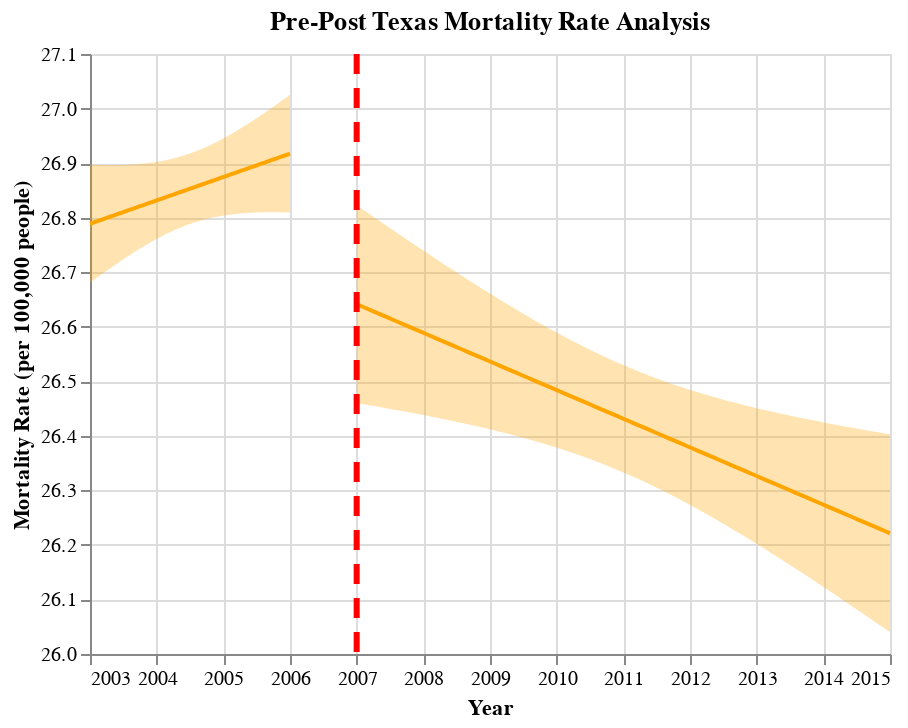

Here is the notebook cell this chart was saved with:
### Code cell
## Generate Pre-Post Graphs for TX
fit, reg_chart_pre_TX = get_reg_fit_TX(
    death_data_TX_subset_grouped_pre, 
    yvar="average_deaths_state", 
    xvar="YEAR", 
    alpha=0.05
)
reg_chart_pre_TX

fit, reg_chart_post_TX = get_reg_fit_TX(
    death_data_TX_subset_grouped_post, 
    yvar="average_deaths_state", 
    xvar="YEAR", 
    alpha=0.05
)

## Create line post-policy implementation
line_2007 = alt.Chart(pd.DataFrame({'x': [2007]})).mark_rule(strokeDash=[10, 7], color = "red", strokeWidth=3).encode(x='x')

## Generate final pre-post graph for TX
pre_post_TX = reg_chart_pre_TX + reg_chart_post_TX + line_2007
pre_post_TX.properties(title="Pre-Post Texas Mortality Rate Analysis")

### Figure 1 — Vega-Lite specification as saved in the notebook (floating-point values rounded to 4 significant figures)
{"config": {"view": {"continuousWidth": 400, "continuousHeight": 300}}, "layer": [{"mark": {"type": "errorband", "color": "orange"}, "encoding": {"x": {"field": "YEAR", "type": "quantitative"}, "y": {"field": "ci_low", "title": "", "type": "quantitative"}, "y2": {"field": "ci_high"}}}, {"mark": {"type": "line", "color": "orange"}, "encoding": {"x": {"axis": {"format": "T", "title": "Year"}, "field": "YEAR", "scale": {"zero": false}, "type": "quantitative"}, "y": {"field": "average_deaths_state", "scale": {"zero": false}, "title": "Mortality Rate (per 100,000 people)", "type": "quantitative"}}}, {"layer": [{"mark": {"type": "errorband", "color": "orange"}, "encoding": {"x": {"field": "YEAR", "type": "quantitative"}, "y": {"field": "ci_low", "title": "", "type": "quantitative"}, "y2": {"field": "ci_high"}}}, {"mark": {"type": "line", "color": "orange"}, "encoding": {"x": {"axis": {"format": "T", "title": "Year"}, "field": "YEAR", "scale": {"zero": false}, "type": "quantitative"}, "y": {"field": "average_deaths_state", "scale": {"zero": false}, "title": "Mortality Rate (per 100,000 people)", "type": "quantitative"}}}], "data": {"name": "data-72a32d6461ae9e6f6666d749dd2a8146"}}, {"data": {"name": "data-d625a43cca235c1e9ceabc0e922fc9ef"}, "mark": {"type": "rule", "color": "red", "strokeDash": [10, 7], "strokeWidth": 3}, "encoding": {"x": {"field": "x", "type": "quantitative"}}}], "data": {"name": "data-b064e45357367a5c93fe09a1d1d67d12"}, "title": "Pre-Post Texas Mortality Rate Analysis", "$schema": "https://vega.github.io/schema/vega-lite/v4.17.0.json", "datasets": {"data-b064e45357367a5c93fe09a1d1d67d12": [{"YEAR": 2003.0, "average_deaths_state": 26.79, "ci_low": 26.68, "ci_high": 26.9}, {"YEAR": 2003.0, "average_deaths_state": 26.79, "ci_low": 26.68, "ci_high": 26.9}, {"YEAR": 2003.0, "average_deaths_state": 26.79, "ci_low": 26.69, "ci_high": 26.9}, {"YEAR": 2003.0, "average_deaths_state": 26.79, "ci_low": 26.69, "ci_high": 26.9}, {"YEAR": 2003.0, "average_deaths_state": 26.79, "ci_low": 26.69, "ci_high": 26.9}, {"YEAR": 2003.0, "average_deaths_state": 26.8, "ci_low": 26.69, "ci_high": 26.9}, {"YEAR": 2003.0, "average_deaths_state": 26.8, "ci_low": 26.7, "ci_high": 26.9}, {"YEAR": 2003.0, "average_deaths_state": 26.8, "ci_low": 26.7, "ci_high": 26.9}, {"YEAR": 2003.0, "average_deaths_state": 26.8, "ci_low": 26.7, "ci_high": 26.9}, {"YEAR": 2003.0, "average_deaths_state": 26.8, "ci_low": 26.7, "ci_high": 26.9}, {"YEAR": 2003.0, "average_deaths_state": 26.8, "ci_low": 26.71, "ci_high": 26.9}, {"YEAR": 2003.0, "average_deaths_state": 26.8, "ci_low": 26.71, "ci_high": 26.9}, {"YEAR": 2003.0, "average_deaths_state": 26.8, "ci_low": 26.71, "ci_high": 26.9}, {"YEAR": 2003.0, "average_deaths_state": 26.81, "ci_low": 26.71, "ci_high": 26.9}, {"YEAR": 2003.0, "average_deaths_state": 26.81, "ci_low": 26.72, "ci_high": 26.9}, {"YEAR": 2003.0, "average_deaths_state": 26.81, "ci_low": 26.72, "ci_high": 26.9}, {"YEAR": 2003.0, "average_deaths_state": 26.81, "ci_low": 26.72, "ci_high": 26.9}, {"YEAR": 2004.0, "average_deaths_state": 26.81, "ci_low": 26.72, "ci_high": 26.9}, {"YEAR": 2004.0, "average_deaths_state": 26.81, "ci_low": 26.73, "ci_high": 26.9}, {"YEAR": 2004.0, "average_deaths_state": 26.81, "ci_low": 26.73, "ci_high": 26.9}, {"YEAR": 2004.0, "average_deaths_state": 26.81, "ci_low": 26.73, "ci_high": 26.9}, {"YEAR": 2004.0, "average_deaths_state": 26.82, "ci_low": 26.73, "ci_high": 26.9}, {"YEAR": 2004.0, "average_deaths_state": 26.82, "ci_low": 26.74, "ci_high": 26.9}, {"YEAR": 2004.0, "average_deaths_state": 26.82, "ci_low": 26.74, "ci_high": 26.9}, {"YEAR": 2004.0, "average_deaths_state": 26.82, "ci_low": 26.74, "ci_high": 26.9}, {"YEAR": 2004.0, "average_deaths_state": 26.82, "ci_low": 26.74, "ci_high": 26.9}, {"YEAR": 2004.0, "average_deaths_state": 26.82, "ci_low": 26.75, "ci_high": 26.9}, {"YEAR": 2004.0, "average_deaths_state": 26.82, "ci_low": 26.75, "ci_high": 26.9}, {"YEAR": 2004.0, "average_deaths_state": 26.82, "ci_low": 26.75, "ci_high": 26.9}, {"YEAR": 2004.0, "average_deaths_state": 26.83, "ci_low": 26.75, "ci_high": 26.9}, {"YEAR": 2004.0, "average_deaths_state": 26.83, "ci_low": 26.75, "ci_high": 26.9}, {"YEAR": 2004.0, "average_deaths_state": 26.83, "ci_low": 26.76, "ci_high": 26.9}, {"YEAR": 2004.0, "average_deaths_state": 26.83, "ci_low": 26.76, "ci_high": 26.9}, {"YEAR": 2004.0, "average_deaths_state": 26.83, "ci_low": 26.76, "ci_high": 26.9}, {"YEAR": 2004.0, "average_deaths_state": 26.83, "ci_low": 26.76, "ci_high": 26.9}, {"YEAR": 2004.0, "average_deaths_state": 26.83, "ci_low": 26.76, "ci_high": 26.9}, {"YEAR": 2004.0, "average_deaths_state": 26.84, "ci_low": 26.77, "ci_high": 26.9}, {"YEAR": 2004.0, "average_deaths_state": 26.84, "ci_low": 26.77, "ci_high": 26.9}, {"YEAR": 2004.0, "average_deaths_state": 26.84, "ci_low": 26.77, "ci_high": 26.91}, {"YEAR": 2004.0, "average_deaths_state": 26.84, "ci_low": 26.77, "ci_high": 26.91}, {"YEAR": 2004.0, "average_deaths_state": 26.84, "ci_low": 26.77, "ci_high": 26.91}, {"YEAR": 2004.0, "average_deaths_state": 26.84, "ci_low": 26.78, "ci_high": 26.91}, {"YEAR": 2004.0, "average_deaths_state": 26.84, "ci_low": 26.78, "ci_high": 26.91}, {"YEAR": 2004.0, "average_deaths_state": 26.84, "ci_low": 26.78, "ci_high": 26.91}, {"YEAR": 2004.0, "average_deaths_state": 26.85, "ci_low": 26.78, "ci_high": 26.91}, {"YEAR": 2004.0, "average_deaths_state": 26.85, "ci_low": 26.78, "ci_high": 26.91}, {"YEAR": 2004.0, "average_deaths_state": 26.85, "ci_low": 26.78, "ci_high": 26.91}, {"YEAR": 2004.0, "average_deaths_state": 26.85, "ci_low": 26.78, "ci_high": 26.91}, {"YEAR": 2004.0, "average_deaths_state": 26.85, "ci_low": 26.79, "ci_high": 26.92}, {"YEAR": 2004.0, "average_deaths_state": 26.85, "ci_low": 26.79, "ci_high": 26.92}, {"YEAR": 2004.0, "average_deaths_state": 26.85, "ci_low": 26.79, "ci_high": 26.92}, {"YEAR": 2005.0, "average_deaths_state": 26.85, "ci_low": 26.79, "ci_high": 26.92}, {"YEAR": 2005.0, "average_deaths_state": 26.86, "ci_low": 26.79, "ci_high": 26.92}, {"YEAR": 2005.0, "average_deaths_state": 26.86, "ci_low": 26.79, "ci_high": 26.92}, {"YEAR": 2005.0, "average_deaths_state": 26.86, "ci_low": 26.79, "ci_high": 26.92}, {"YEAR": 2005.0, "average_deaths_state": 26.86, "ci_low": 26.79, "ci_high": 26.92}, {"YEAR": 2005.0, "average_deaths_state": 26.86, "ci_low": 26.8, "ci_high": 26.93}, {"YEAR": 2005.0, "average_deaths_state": 26.86, "ci_low": 26.8, "ci_high": 26.93}, {"YEAR": 2005.0, "average_deaths_state": 26.86, "ci_low": 26.8, "ci_high": 26.93}, {"YEAR": 2005.0, "average_deaths_state": 26.86, "ci_low": 26.8, "ci_high": 26.93}, {"YEAR": 2005.0, "average_deaths_state": 26.87, "ci_low": 26.8, "ci_high": 26.93}, {"YEAR": 2005.0, "average_deaths_state": 26.87, "ci_low": 26.8, "ci_high": 26.93}, {"YEAR": 2005.0, "average_deaths_state": 26.87, "ci_low": 26.8, "ci_high": 26.94}, {"YEAR": 2005.0, "average_deaths_state": 26.87, "ci_low": 26.8, "ci_high": 26.94}, {"YEAR": 2005.0, "average_deaths_state": 26.87, "ci_low": 26.8, "ci_high": 26.94}, {"YEAR": 2005.0, "average_deaths_state": 26.87, "ci_low": 26.8, "ci_high": 26.94}, {"YEAR": 2005.0, "average_deaths_state": 26.87, "ci_low": 26.8, "ci_high": 26.94}, {"YEAR": 2005.0, "average_deaths_state": 26.87, "ci_low": 26.8, "ci_high": 26.95}, {"YEAR": 2005.0, "average_deaths_state": 26.88, "ci_low": 26.8, "ci_high": 26.95}, {"YEAR": 2005.0, "average_deaths_state": 26.88, "ci_low": 26.81, "ci_high": 26.95}, {"YEAR": 2005.0, "average_deaths_state": 26.88, "ci_low": 26.81, "ci_high": 26.95}, {"YEAR": 2005.0, "average_deaths_state": 26.88, "ci_low": 26.81, "ci_high": 26.95}, {"YEAR": 2005.0, "average_deaths_state": 26.88, "ci_low": 26.81, "ci_high": 26.96}, {"YEAR": 2005.0, "average_deaths_state": 26.88, "ci_low": 26.81, "ci_high": 26.96}, {"YEAR": 2005.0, "average_deaths_state": 26.88, "ci_low": 26.81, "ci_high": 26.96}, {"YEAR": 2005.0, "average_deaths_state": 26.89, "ci_low": 26.81, "ci_high": 26.96}, {"YEAR": 2005.0, "average_deaths_state": 26.89, "ci_low": 26.81, "ci_high": 26.97}, {"YEAR": 2005.0, "average_deaths_state": 26.89, "ci_low": 26.81, "ci_high": 26.97}, {"YEAR": 2005.0, "average_deaths_state": 26.89, "ci_low": 26.81, "ci_high": 26.97}, {"YEAR": 2005.0, "average_deaths_state": 26.89, "ci_low": 26.81, "ci_high": 26.97}, {"YEAR": 2005.0, "average_deaths_state": 26.89, "ci_low": 26.81, "ci_high": 26.97}, {"YEAR": 2005.0, "average_deaths_state": 26.89, "ci_low": 26.81, "ci_high": 26.98}, {"YEAR": 2005.0, "average_deaths_state": 26.89, "ci_low": 26.81, "ci_high": 26.98}, {"YEAR": 2005.0, "average_deaths_state": 26.9, "ci_low": 26.81, "ci_high": 26.98}, {"YEAR": 2006.0, "average_deaths_state": 26.9, "ci_low": 26.81, "ci_high": 26.98}, {"YEAR": 2006.0, "average_deaths_state": 26.9, "ci_low": 26.81, "ci_high": 26.99}, {"YEAR": 2006.0, "average_deaths_state": 26.9, "ci_low": 26.81, "ci_high": 26.99}, {"YEAR": 2006.0, "average_deaths_state": 26.9, "ci_low": 26.81, "ci_high": 26.99}, {"YEAR": 2006.0, "average_deaths_state": 26.9, "ci_low": 26.81, "ci_high": 26.99}, {"YEAR": 2006.0, "average_deaths_state": 26.9, "ci_low": 26.81, "ci_high": 27.0}, {"YEAR": 2006.0, "average_deaths_state": 26.9, "ci_low": 26.81, "ci_high": 27.0}, {"YEAR": 2006.0, "average_deaths_state": 26.91, "ci_low": 26.81, "ci_high": 27.0}, {"YEAR": 2006.0, "average_deaths_state": 26.91, "ci_low": 26.81, "ci_high": 27.0}, {"YEAR": 2006.0, "average_deaths_state": 26.91, "ci_low": 26.81, "ci_high": 27.01}, {"YEAR": 2006.0, "average_deaths_state": 26.91, "ci_low": 26.81, "ci_high": 27.01}, {"YEAR": 2006.0, "average_deaths_state": 26.91, "ci_low": 26.81, "ci_high": 27.01}, {"YEAR": 2006.0, "average_deaths_state": 26.91, "ci_low": 26.81, "ci_high": 27.01}, {"YEAR": 2006.0, "average_deaths_state": 26.91, "ci_low": 26.81, "ci_high": 27.02}, {"YEAR": 2006.0, "average_deaths_state": 26.91, "ci_low": 26.81, "ci_high": 27.02}, {"YEAR": 2006.0, "average_deaths_state": 26.92, "ci_low": 26.81, "ci_high": 27.02}, {"YEAR": 2006.0, "average_deaths_state": 26.92, "ci_low": 26.81, "ci_high": 27.03}], "data-72a32d6461ae9e6f6666d749dd2a8146": [{"YEAR": 2007.0, "average_deaths_state": 26.64, "ci_low": 26.46, "ci_high": 26.82}, {"YEAR": 2007.0, "average_deaths_state": 26.64, "ci_low": 26.46, "ci_high": 26.82}, {"YEAR": 2007.0, "average_deaths_state": 26.63, "ci_low": 26.46, "ci_high": 26.81}, {"YEAR": 2007.0, "average_deaths_state": 26.63, "ci_low": 26.45, "ci_high": 26.8}, {"YEAR": 2007.0, "average_deaths_state": 26.62, "ci_low": 26.45, "ci_high": 26.8}, {"YEAR": 2007.0, "average_deaths_state": 26.62, "ci_low": 26.45, "ci_high": 26.79}, {"YEAR": 2007.0, "average_deaths_state": 26.62, "ci_low": 26.45, "ci_high": 26.78}, {"YEAR": 2008.0, "average_deaths_state": 26.61, "ci_low": 26.45, "ci_high": 26.78}, {"YEAR": 2008.0, "average_deaths_state": 26.61, "ci_low": 26.45, "ci_high": 26.77}, {"YEAR": 2008.0, "average_deaths_state": 26.6, "ci_low": 26.44, "ci_high": 26.76}, {"YEAR": 2008.0, "average_deaths_state": 26.6, "ci_low": 26.44, "ci_high": 26.76}, {"YEAR": 2008.0, "average_deaths_state": 26.6, "ci_low": 26.44, "ci_high": 26.75}, {"YEAR": 2008.0, "average_deaths_state": 26.59, "ci_low": 26.44, "ci_high": 26.74}, {"YEAR": 2008.0, "average_deaths_state": 26.59, "ci_low": 26.44, "ci_high": 26.74}, {"YEAR": 2008.0, "average_deaths_state": 26.58, "ci_low": 26.44, "ci_high": 26.73}, {"YEAR": 2008.0, "average_deaths_state": 26.58, "ci_low": 26.43, "ci_high": 26.72}, {"YEAR": 2008.0, "average_deaths_state": 26.57, "ci_low": 26.43, "ci_high": 26.72}, {"YEAR": 2008.0, "average_deaths_state": 26.57, "ci_low": 26.43, "ci_high": 26.71}, {"YEAR": 2008.0, "average_deaths_state": 26.57, "ci_low": 26.43, "ci_high": 26.7}, {"YEAR": 2009.0, "average_deaths_state": 26.56, "ci_low": 26.43, "ci_high": 26.7}, {"YEAR": 2009.0, "average_deaths_state": 26.56, "ci_low": 26.42, "ci_high": 26.69}, {"YEAR": 2009.0, "average_deaths_state": 26.55, "ci_low": 26.42, "ci_high": 26.69}, {"YEAR": 2009.0, "average_deaths_state": 26.55, "ci_low": 26.42, "ci_high": 26.68}, {"YEAR": 2009.0, "average_deaths_state": 26.54, "ci_low": 26.42, "ci_high": 26.67}, {"YEAR": 2009.0, "average_deaths_state": 26.54, "ci_low": 26.41, "ci_high": 26.67}, {"YEAR": 2009.0, "average_deaths_state": 26.54, "ci_low": 26.41, "ci_high": 26.66}, {"YEAR": 2009.0, "average_deaths_state": 26.53, "ci_low": 26.41, "ci_high": 26.65}, {"YEAR": 2009.0, "average_deaths_state": 26.53, "ci_low": 26.41, "ci_high": 26.65}, {"YEAR": 2009.0, "average_deaths_state": 26.52, "ci_low": 26.4, "ci_high": 26.64}, {"YEAR": 2009.0, "average_deaths_state": 26.52, "ci_low": 26.4, "ci_high": 26.64}, {"YEAR": 2009.0, "average_deaths_state": 26.52, "ci_low": 26.4, "ci_high": 26.63}, {"YEAR": 2009.0, "average_deaths_state": 26.51, "ci_low": 26.4, "ci_high": 26.63}, {"YEAR": 2010.0, "average_deaths_state": 26.51, "ci_low": 26.39, "ci_high": 26.62}, {"YEAR": 2010.0, "average_deaths_state": 26.5, "ci_low": 26.39, "ci_high": 26.61}, {"YEAR": 2010.0, "average_deaths_state": 26.5, "ci_low": 26.39, "ci_high": 26.61}, {"YEAR": 2010.0, "average_deaths_state": 26.49, "ci_low": 26.39, "ci_high": 26.6}, {"YEAR": 2010.0, "average_deaths_state": 26.49, "ci_low": 26.38, "ci_high": 26.6}, {"YEAR": 2010.0, "average_deaths_state": 26.49, "ci_low": 26.38, "ci_high": 26.59}, {"YEAR": 2010.0, "average_deaths_state": 26.48, "ci_low": 26.38, "ci_high": 26.59}, {"YEAR": 2010.0, "average_deaths_state": 26.48, "ci_low": 26.37, "ci_high": 26.58}, {"YEAR": 2010.0, "average_deaths_state": 26.47, "ci_low": 26.37, "ci_high": 26.58}, {"YEAR": 2010.0, "average_deaths_state": 26.47, "ci_low": 26.37, "ci_high": 26.57}, {"YEAR": 2010.0, "average_deaths_state": 26.46, "ci_low": 26.36, "ci_high": 26.57}, {"YEAR": 2010.0, "average_deaths_state": 26.46, "ci_low": 26.36, "ci_high": 26.56}, {"YEAR": 2011.0, "average_deaths_state": 26.46, "ci_low": 26.36, "ci_high": 26.56}, {"YEAR": 2011.0, "average_deaths_state": 26.45, "ci_low": 26.35, "ci_high": 26.55}, {"YEAR": 2011.0, "average_deaths_state": 26.45, "ci_low": 26.35, "ci_high": 26.55}, {"YEAR": 2011.0, "average_deaths_state": 26.44, "ci_low": 26.35, "ci_high": 26.54}, {"YEAR": 2011.0, "average_deaths_state": 26.44, "ci_low": 26.34, "ci_high": 26.54}, {"YEAR": 2011.0, "average_deaths_state": 26.44, "ci_low": 26.34, "ci_high": 26.53}, {"YEAR": 2011.0, "average_deaths_state": 26.43, "ci_low": 26.33, "ci_high": 26.53}, {"YEAR": 2011.0, "average_deaths_state": 26.43, "ci_low": 26.33, "ci_high": 26.53}, {"YEAR": 2011.0, "average_deaths_state": 26.42, "ci_low": 26.32, "ci_high": 26.52}, {"YEAR": 2011.0, "average_deaths_state": 26.42, "ci_low": 26.32, "ci_high": 26.52}, {"YEAR": 2011.0, "average_deaths_state": 26.41, "ci_low": 26.32, "ci_high": 26.51}, {"YEAR": 2011.0, "average_deaths_state": 26.41, "ci_low": 26.31, "ci_high": 26.51}, {"YEAR": 2011.0, "average_deaths_state": 26.41, "ci_low": 26.31, "ci_high": 26.51}, {"YEAR": 2012.0, "average_deaths_state": 26.4, "ci_low": 26.3, "ci_high": 26.5}, {"YEAR": 2012.0, "average_deaths_state": 26.4, "ci_low": 26.3, "ci_high": 26.5}, {"YEAR": 2012.0, "average_deaths_state": 26.39, "ci_low": 26.29, "ci_high": 26.5}, {"YEAR": 2012.0, "average_deaths_state": 26.39, "ci_low": 26.29, "ci_high": 26.49}, {"YEAR": 2012.0, "average_deaths_state": 26.39, "ci_low": 26.28, "ci_high": 26.49}, {"YEAR": 2012.0, "average_deaths_state": 26.38, "ci_low": 26.28, "ci_high": 26.49}, {"YEAR": 2012.0, "average_deaths_state": 26.38, "ci_low": 26.27, "ci_high": 26.48}, {"YEAR": 2012.0, "average_deaths_state": 26.37, "ci_low": 26.27, "ci_high": 26.48}, {"YEAR": 2012.0, "average_deaths_state": 26.37, "ci_low": 26.26, "ci_high": 26.48}, {"YEAR": 2012.0, "average_deaths_state": 26.36, "ci_low": 26.25, "ci_high": 26.47}, {"YEAR": 2012.0, "average_deaths_state": 26.36, "ci_low": 26.25, "ci_high": 26.47}, {"YEAR": 2012.0, "average_deaths_state": 26.36, "ci_low": 26.24, "ci_high": 26.47}, {"YEAR": 2013.0, "average_deaths_state": 26.35, "ci_low": 26.24, "ci_high": 26.47}, {"YEAR": 2013.0, "average_deaths_state": 26.35, "ci_low": 26.23, "ci_high": 26.46}, {"YEAR": 2013.0, "average_deaths_state": 26.34, "ci_low": 26.23, "ci_high": 26.46}, {"YEAR": 2013.0, "average_deaths_state": 26.34, "ci_low": 26.22, "ci_high": 26.46}, {"YEAR": 2013.0, "average_deaths_state": 26.33, "ci_low": 26.21, "ci_high": 26.46}, {"YEAR": 2013.0, "average_deaths_state": 26.33, "ci_low": 26.21, "ci_high": 26.45}, {"YEAR": 2013.0, "average_deaths_state": 26.33, "ci_low": 26.2, "ci_high": 26.45}, {"YEAR": 2013.0, "average_deaths_state": 26.32, "ci_low": 26.2, "ci_high": 26.45}, {"YEAR": 2013.0, "average_deaths_state": 26.32, "ci_low": 26.19, "ci_high": 26.45}, {"YEAR": 2013.0, "average_deaths_state": 26.31, "ci_low": 26.18, "ci_high": 26.44}, {"YEAR": 2013.0, "average_deaths_state": 26.31, "ci_low": 26.18, "ci_high": 26.44}, {"YEAR": 2013.0, "average_deaths_state": 26.31, "ci_low": 26.17, "ci_high": 26.44}, {"YEAR": 2013.0, "average_deaths_state": 26.3, "ci_low": 26.16, "ci_high": 26.44}, {"YEAR": 2014.0, "average_deaths_state": 26.3, "ci_low": 26.16, "ci_high": 26.44}, {"YEAR": 2014.0, "average_deaths_state": 26.29, "ci_low": 26.15, "ci_high": 26.43}, {"YEAR": 2014.0, "average_deaths_state": 26.29, "ci_low": 26.15, "ci_high": 26.43}, {"YEAR": 2014.0, "average_deaths_state": 26.28, "ci_low": 26.14, "ci_high": 26.43}, {"YEAR": 2014.0, "average_deaths_state": 26.28, "ci_low": 26.13, "ci_high": 26.43}, {"YEAR": 2014.0, "average_deaths_state": 26.28, "ci_low": 26.13, "ci_high": 26.43}, {"YEAR": 2014.0, "average_deaths_state": 26.27, "ci_low": 26.12, "ci_high": 26.42}, {"YEAR": 2014.0, "average_deaths_state": 26.27, "ci_low": 26.11, "ci_high": 26.42}, {"YEAR": 2014.0, "average_deaths_state": 26.26, "ci_low": 26.11, "ci_high": 26.42}, {"YEAR": 2014.0, "average_deaths_state": 26.26, "ci_low": 26.1, "ci_high": 26.42}, {"YEAR": 2014.0, "average_deaths_state": 26.25, "ci_low": 26.09, "ci_high": 26.42}, {"YEAR": 2014.0, "average_deaths_state": 26.25, "ci_low": 26.09, "ci_high": 26.41}, {"YEAR": 2015.0, "average_deaths_state": 26.25, "ci_low": 26.08, "ci_high": 26.41}, {"YEAR": 2015.0, "average_deaths_state": 26.24, "ci_low": 26.07, "ci_high": 26.41}, {"YEAR": 2015.0, "average_deaths_state": 26.24, "ci_low": 26.07, "ci_high": 26.41}, {"YEAR": 2015.0, "average_deaths_state": 26.23, "ci_low": 26.06, "ci_high": 26.41}, {"YEAR": 2015.0, "average_deaths_state": 26.23, "ci_low": 26.05, "ci_high": 26.41}, {"YEAR": 2015.0, "average_deaths_state": 26.23, "ci_low": 26.05, "ci_high": 26.4}, {"YEAR": 2015.0, "average_deaths_state": 26.22, "ci_low": 26.04, "ci_high": 26.4}], "data-d625a43cca235c1e9ceabc0e922fc9ef": [{"x": 2007}]}}
